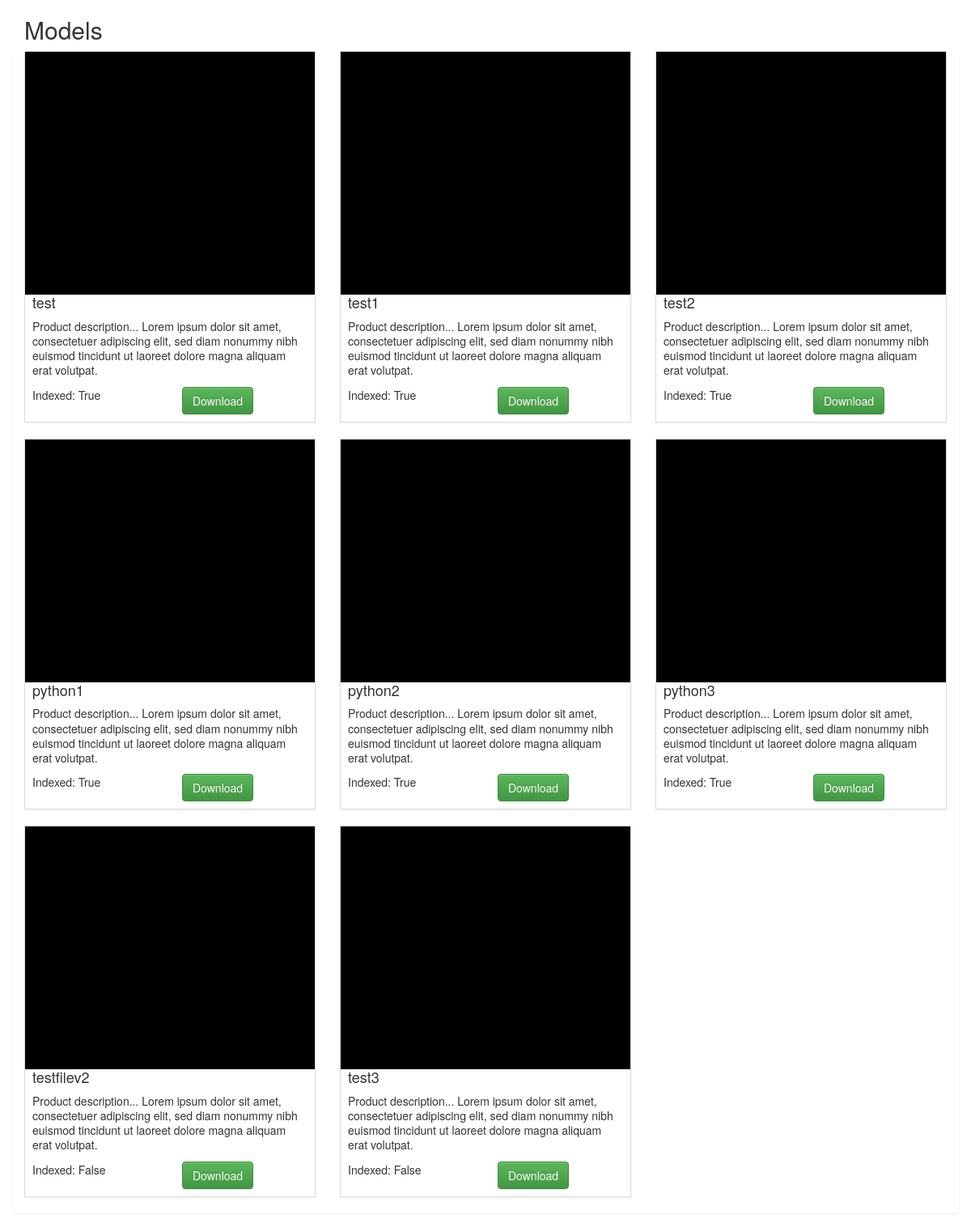
The app's page /usermodels/ with its own data.
### api/models.py (models this page shows)
class UserModel(models.Model):
	name = models.TextField()
	file = models.FileField(upload_to='uploads/')
	indexed = models.BooleanField(default=False)

### api/views.py (the view)
# urls.py: url(r'^usermodels/', views.getUserModel, name='getUserModel'),
def getUserModel(request):
	userModels = serializers.serialize('python',UserModel.objects.all())
	return render(request, 'UserModelList.html', {"userModel_list":userModels})

### api/templates/UserModelList.html (shortened to what this page needs)
<head>
	<link rel="stylesheet" href="//maxcdn.bootstrapcdn.com/bootstrap/3.2.0/css/bootstrap.min.css">
	<link rel="stylesheet" href="//maxcdn.bootstrapcdn.com/bootstrap/3.2.0/css/bootstrap-theme.min.css">
	<link rel="stylesheet" href="127.0.0.1:8080/media/style.css">
</head>
<body>
	<div class="container">
		<h2>Models</h2>
		<div id="usermodels" class="row list-group">
		{% for userModel in userModel_list %}
			<div id="UserModel {{ userModel.pk }}"class="item  col-xs-4 col-lg-4">
	            <div class="thumbnail">
	                <div class="col-xs-12 col-md-12" id="preview2" style="height:300px;background-color: #000000;"></div>
	                <div class="caption">
	                    <h4 class="group inner list-group-item-heading">{{ userModel.fields.name }}</h4>
	                    <p class="group inner list-group-item-text">Product description... Lorem ipsum dolor sit amet, consectetuer adipiscing elit,
	                        sed diam nonummy nibh euismod tincidunt ut laoreet dolore magna aliquam erat volutpat.</p>
	                    <div class="row">
	                        <div class="col-xs-12 col-md-6">
	                            <p>Indexed: {{ userModel.fields.indexed }}</p>
	                        </div>
	                        <div class="col-xs-12 col-md-6">
	                            <a class="btn btn-success" href="/download/{{userModel.pk}}" target="_blank">Download</a>
	                        </div>
	                    </div>
	                </div>
	            </div>
	        </div>
	    {% endfor %}
		</div>
	</div>
</body>

### static/style.css (style rules this page uses)
.thumbnail { margin-bottom: 20px; padding: 0px; -webkit-border-radius: 0px; -moz-border-radius: 0px; border-radius: 0px; }
.list-group-item-text { margin: 0 0 11px; }

### records on screen
UserModel: fields.name "test"
UserModel: fields.name "test1"
UserModel: fields.name "test2"
UserModel: fields.name "python1"
UserModel: fields.name "python2"
UserModel: fields.name "python3"
UserModel: fields.name "testfilev2"
UserModel: fields.name "test3"

### other values on screen
{{ userModel.fields.indexed }} "True" "True" "True" "True" "True" "True" "False" "False"
